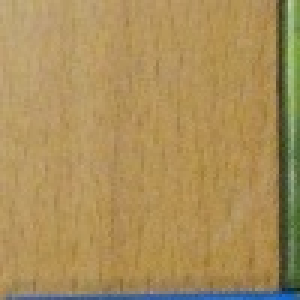
#> input picture dataset/Table/0.jpg, 100 x 100 px (shown 3 times larger); its folder holds 3 pictures in this run
$ python knn.py
#> lines starting #> are read from the running program, lines starting #| are printed output that depends on the picture
from sklearn.neighbors import KNeighborsClassifier
from sklearn.preprocessing import LabelEncoder
from sklearn.model_selection import train_test_split
from sklearn.metrics import classification_report
from imutils import paths
from skimage.feature import hog
import cv2
import numpy as np
import pickle
import os


DATASET_PATH = r"C:\Users\laura\Documents\GitHub\Git_Kingsdomino\dataset"
K_NEIGHBORS = 3
JOBS = -1

# find billeder
print("[INFO] loading images...")
imagePaths = list(paths.list_images(DATASET_PATH))

data = []
labels = []

# funktion til feature extraction
def extract_features(image):
    image = cv2.resize(image, (64, 64))
    gray = cv2.cvtColor(image, cv2.COLOR_BGR2GRAY)

    # HOG features
    hog_features = hog(
        gray,
        orientations=9,
        pixels_per_cell=(8, 8),
        cells_per_block=(2, 2),
        block_norm='L2-Hys',
        transform_sqrt=True,
        feature_vector=True
    )

    # farvefeatures
    color_features = cv2.resize(image, (16, 16)).flatten() / 255.0

    # kombinér HOG + farve
    return np.hstack([hog_features, color_features])

# loop over alle billeder
for (i, path) in enumerate(imagePaths):
    image = cv2.imread(path)
#> image is the input picture: shape (100, 100, 3); mean B, G, R 89.9, 142.9, 169.9
    features = extract_features(image)
#> in extract_features, `image = cv2.resize(image, (64, 64))`:
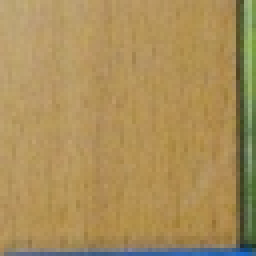
#> image: shape (64, 64, 3) (shown 4 times larger); mean of channels 0, 1, 2 89.9, 142.9, 169.9; drawn as B, G, R
#> in extract_features, `gray = cv2.cvtColor(image, cv2.COLOR_BGR2GRAY)`:
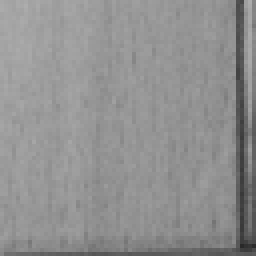
#> gray: shape (64, 64) (shown 4 times larger); min 41, max 173, mean 145
#> in extract_features, `hog_features = hog( gray, orientations=9, pixels_per_cell=(8, 8), cell..`: hog_features = 1764 values, max 0.489 at index 225, min 0 at index 230, mean 0.145
#> in extract_features, `color_features = cv2.resize(image, (16, 16)).flatten() / 255.0`: color_features = 768 values, max 0.749 at index 101, min 0.102 at index 767, mean 0.536
#> features = 2532 values, max 0.749 at index 1865, min 0 at index 230, mean 0.263
    label = os.path.basename(os.path.dirname(path))

    data.append(features)
    labels.append(label)

    if i % 200 == 0:
        print(f"[INFO] processed {i}/{len(imagePaths)}")
#> pass 2 of the loop `for (i, path) in enumerate(imagePaths):`:
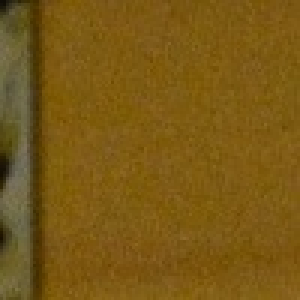
#> input picture dataset/Table/3.jpg, 100 x 100 px (shown 3 times larger)
#> image is the input picture: shape (100, 100, 3); mean B, G, R 21.4, 88.9, 120.9
#> image: shape (64, 64, 3)
#> in extract_features (call 2), `gray = cv2.cvtColor(image, cv2.COLOR_BGR2GRAY)`:
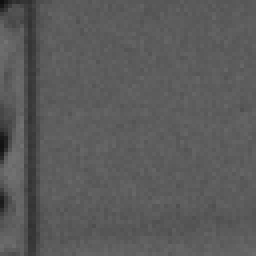
#> gray: shape (64, 64) (shown 4 times larger); min 15, max 114, mean 90.6
#> hog_features = 1764 values, max 0.387 at index 36, min 0 at index 30, mean 0.147
#> color_features = 768 values, max 0.529 at index 767, min 0.0314 at index 198, mean 0.304
#> features = 2532 values, max 0.529 at index 2531, min 0 at index 30, mean 0.195
#> pass 3 of the loop `for (i, path) in enumerate(imagePaths):`:
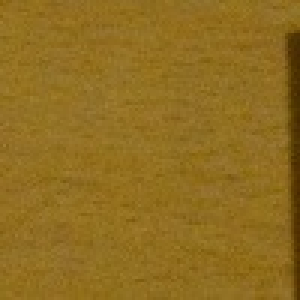
#> input picture dataset/Table/7.jpg, 100 x 100 px (shown 3 times larger)
#> image is the input picture: shape (100, 100, 3); mean B, G, R 32.4, 109.2, 143.2
#> image: shape (64, 64, 3)
#> in extract_features (call 3), `gray = cv2.cvtColor(image, cv2.COLOR_BGR2GRAY)`:
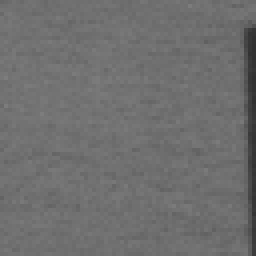
#> gray: shape (64, 64) (shown 4 times larger); min 48, max 125, mean 110.5
#> hog_features = 1764 values, max 0.434 at index 477, min 0 at index 782, mean 0.151
#> color_features = 768 values, max 0.592 at index 197, min 0.0275 at index 141, mean 0.372
#> features = 2532 values, max 0.592 at index 1961, min 0 at index 782, mean 0.218
#> the loop made 4 passes; the first 3 are shown

data = np.array(data)
labels = np.array(labels)

print(f"[INFO] feature matrix size: {data.shape}")
#| [INFO] feature matrix size: (4, 2532)


le = LabelEncoder()
labels = le.fit_transform(labels)

# split data
#> (the run stopped early here; a loop or call above may not have finished)
